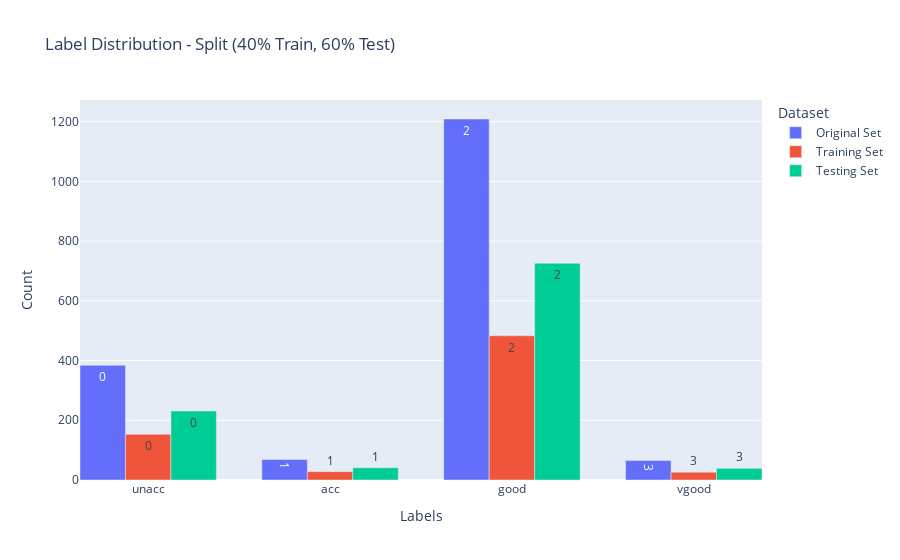
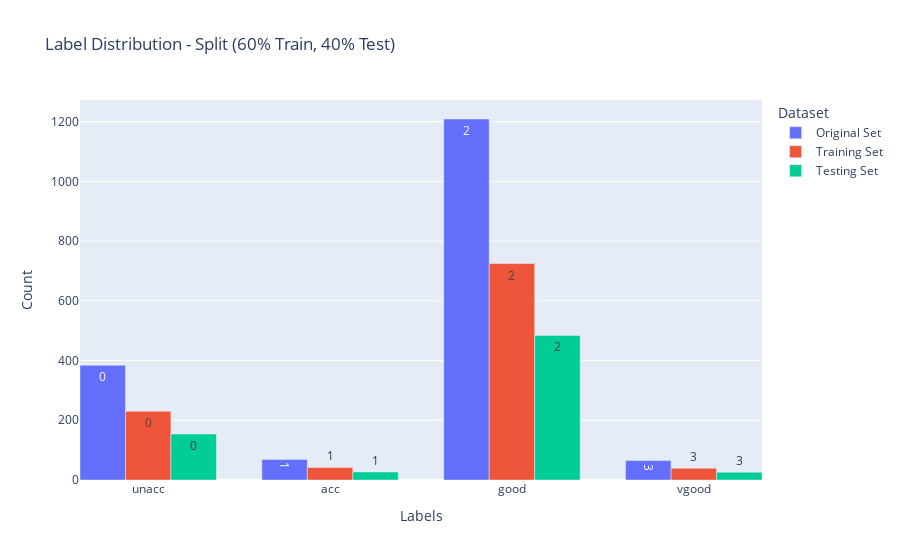
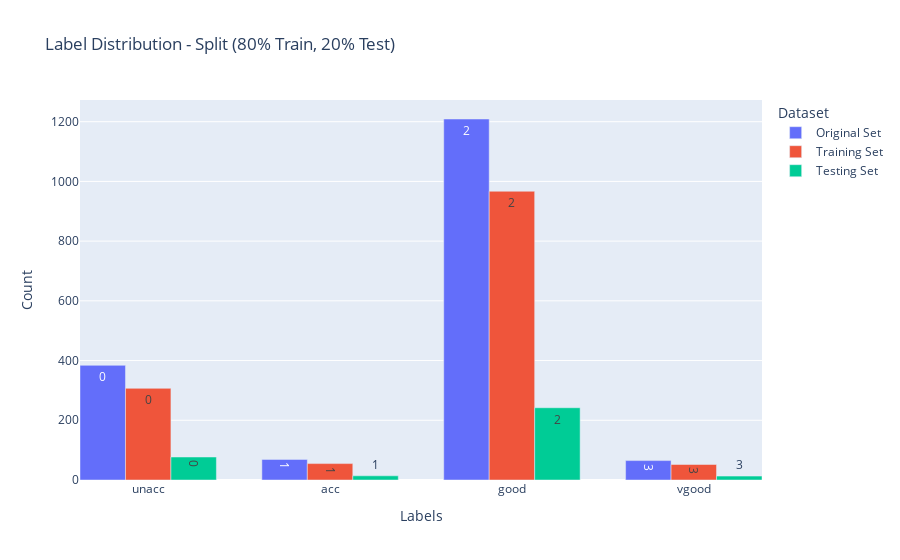
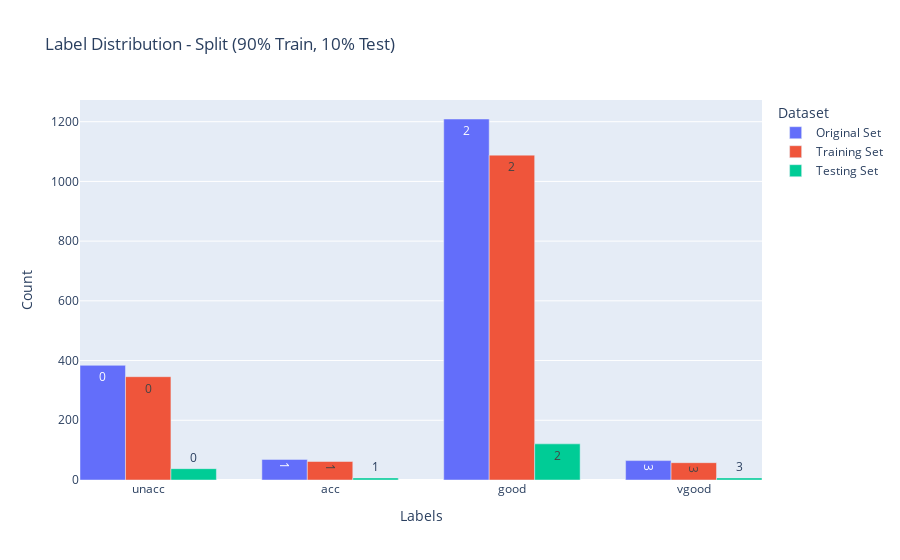

The notebook cell these images were saved under, in order:
### Code cell
class_names = ["unacc", "acc", "good", "vgood"]
plot_label_distributions(datasets, split_ratios, labels_data, class_names)

### Figure 1 — Plotly figure (JSON) as saved in the notebook; plotly's stock layout.template omitted (floating-point values rounded to 4 significant figures)
{"data": [{"hoverinfo": "x+y+text", "marker": {"color": "#636EFA"}, "name": "Original Set", "text": ["0", "1", "2", "3"], "type": "bar", "width": 0.25, "x": [-0.25, 0.75, 1.75, 2.75], "y": [384, 69, 1209, 65]}, {"hoverinfo": "x+y+text", "marker": {"color": "#EF553B"}, "name": "Training Set", "text": ["0", "1", "2", "3"], "type": "bar", "width": 0.25, "x": [0, 1, 2, 3], "y": [153, 28, 483, 26]}, {"hoverinfo": "x+y+text", "marker": {"color": "#00CC96"}, "name": "Testing Set", "text": ["0", "1", "2", "3"], "type": "bar", "width": 0.25, "x": [0.25, 1.25, 2.25, 3.25], "y": [231, 41, 726, 39]}], "layout": {"barmode": "group", "legend": {"title": {"text": "Dataset"}}, "title": {"text": "Label Distribution - Split (40% Train, 60% Test)"}, "xaxis": {"ticktext": ["unacc", "acc", "good", "vgood"], "tickvals": [0, 1, 2, 3], "title": {"text": "Labels"}}, "yaxis": {"title": {"text": "Count"}}}}

### Figure 2 — Plotly figure (JSON) as saved in the notebook; plotly's stock layout.template omitted (floating-point values rounded to 4 significant figures)
{"data": [{"hoverinfo": "x+y+text", "marker": {"color": "#636EFA"}, "name": "Original Set", "text": ["0", "1", "2", "3"], "type": "bar", "width": 0.25, "x": [-0.25, 0.75, 1.75, 2.75], "y": [384, 69, 1209, 65]}, {"hoverinfo": "x+y+text", "marker": {"color": "#EF553B"}, "name": "Training Set", "text": ["0", "1", "2", "3"], "type": "bar", "width": 0.25, "x": [0, 1, 2, 3], "y": [230, 42, 725, 39]}, {"hoverinfo": "x+y+text", "marker": {"color": "#00CC96"}, "name": "Testing Set", "text": ["0", "1", "2", "3"], "type": "bar", "width": 0.25, "x": [0.25, 1.25, 2.25, 3.25], "y": [154, 27, 484, 26]}], "layout": {"barmode": "group", "legend": {"title": {"text": "Dataset"}}, "title": {"text": "Label Distribution - Split (60% Train, 40% Test)"}, "xaxis": {"ticktext": ["unacc", "acc", "good", "vgood"], "tickvals": [0, 1, 2, 3], "title": {"text": "Labels"}}, "yaxis": {"title": {"text": "Count"}}}}

### Figure 3 — Plotly figure (JSON) as saved in the notebook; plotly's stock layout.template omitted (floating-point values rounded to 4 significant figures)
{"data": [{"hoverinfo": "x+y+text", "marker": {"color": "#636EFA"}, "name": "Original Set", "text": ["0", "1", "2", "3"], "type": "bar", "width": 0.25, "x": [-0.25, 0.75, 1.75, 2.75], "y": [384, 69, 1209, 65]}, {"hoverinfo": "x+y+text", "marker": {"color": "#EF553B"}, "name": "Training Set", "text": ["0", "1", "2", "3"], "type": "bar", "width": 0.25, "x": [0, 1, 2, 3], "y": [307, 55, 967, 52]}, {"hoverinfo": "x+y+text", "marker": {"color": "#00CC96"}, "name": "Testing Set", "text": ["0", "1", "2", "3"], "type": "bar", "width": 0.25, "x": [0.25, 1.25, 2.25, 3.25], "y": [77, 14, 242, 13]}], "layout": {"barmode": "group", "legend": {"title": {"text": "Dataset"}}, "title": {"text": "Label Distribution - Split (80% Train, 20% Test)"}, "xaxis": {"ticktext": ["unacc", "acc", "good", "vgood"], "tickvals": [0, 1, 2, 3], "title": {"text": "Labels"}}, "yaxis": {"title": {"text": "Count"}}}}

### Figure 4 — Plotly figure (JSON) as saved in the notebook; plotly's stock layout.template omitted (floating-point values rounded to 4 significant figures)
{"data": [{"hoverinfo": "x+y+text", "marker": {"color": "#636EFA"}, "name": "Original Set", "text": ["0", "1", "2", "3"], "type": "bar", "width": 0.25, "x": [-0.25, 0.75, 1.75, 2.75], "y": [384, 69, 1209, 65]}, {"hoverinfo": "x+y+text", "marker": {"color": "#EF553B"}, "name": "Training Set", "text": ["0", "1", "2", "3"], "type": "bar", "width": 0.25, "x": [0, 1, 2, 3], "y": [346, 62, 1088, 58]}, {"hoverinfo": "x+y+text", "marker": {"color": "#00CC96"}, "name": "Testing Set", "text": ["0", "1", "2", "3"], "type": "bar", "width": 0.25, "x": [0.25, 1.25, 2.25, 3.25], "y": [38, 7, 121, 7]}], "layout": {"barmode": "group", "legend": {"title": {"text": "Dataset"}}, "title": {"text": "Label Distribution - Split (90% Train, 10% Test)"}, "xaxis": {"ticktext": ["unacc", "acc", "good", "vgood"], "tickvals": [0, 1, 2, 3], "title": {"text": "Labels"}}, "yaxis": {"title": {"text": "Count"}}}}
